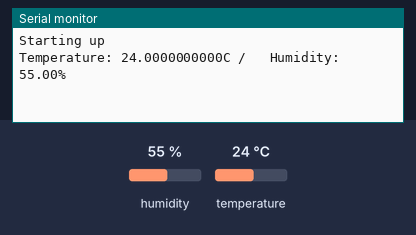
This sketch was run on a simulated Arduino Uno, built with avr-gcc and run on an emulated ATmega328P. Shown: the last lines printed to the serial monitor. The inputs (shaded band) are chosen by the test bench; at power-on: humidity 55 %, temperature 24 °C.

Above: at 1.2 s.
1.3 s: humidity set to 22 %
At 2.6 s:
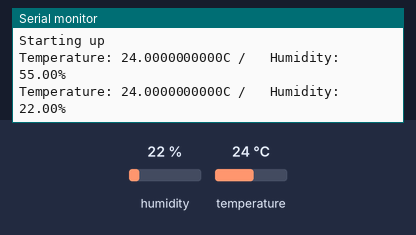
2.8 s: temperature set to 12 °C
4.3 s: humidity set to 40 %
At 5.0 s:
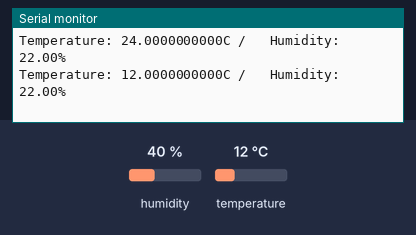
Timing chart, 0 to 7.3 s (numbered marks = the images above; inputs shaded):
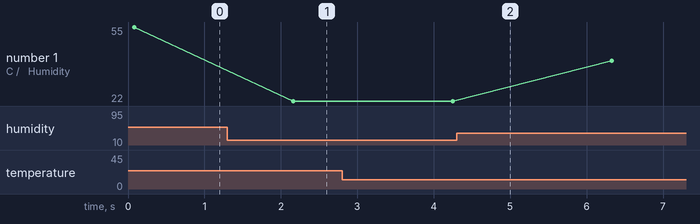

Measured:
- after the input at 1.3 s, the serial monitor: prints a new line after 0.86 s (image 1)
- plotted number 1: 55 → 22 after the input at 1.3 s, 22 → 40 after the input at 4.3 s

The sketch:

Soil_sensors.ino
```cpp
#include <SHT1x.h>   // SHT10 sensor Library


// Define Ambiental Sensor ( STH10, Humidity / Temp )

#define adataPin 10   // Ambiental Humidity data PIN //amarillo
#define aclockPin 11  // Ambiental Humidity clock PIN //azul

// DATA Yellow
// CLOCK Blue
// GROUND Black
// 5V o 3.3V Brown

#define sdataPin 10   // Soil Humidity sensor PIN
#define sclockPin 11  // Soil Humidity sensor PIN
SHT1x ambiental(adataPin, aclockPin);
//SHT1x soil(sdataPin, sclockPin);


void setup() {
  // put your setup code here, to run once:
   Serial.begin(9600); // Open serial connection to report values to host
   Serial.println("Starting up");
}

void loop() {
  // put your main code here, to run repeatedly:
  float atemp_c;
  float ahumidity;
  float temp_c;
  float humidity;
  // Read values from the sensor
  atemp_c = ambiental.readTemperatureC();
  ahumidity = ambiental.readHumidity();

  temp_c = ambiental.readTemperatureC();
  humidity = ambiental.readHumidity();


  // Print the values to the serial port
  Serial.print("Temperature: ");
  Serial.print(atemp_c, DEC);
  Serial.print("C / ");
  Serial.print("  Humidity: ");
  Serial.print(humidity);
  Serial.println("%");

delay(2000);

}
```
